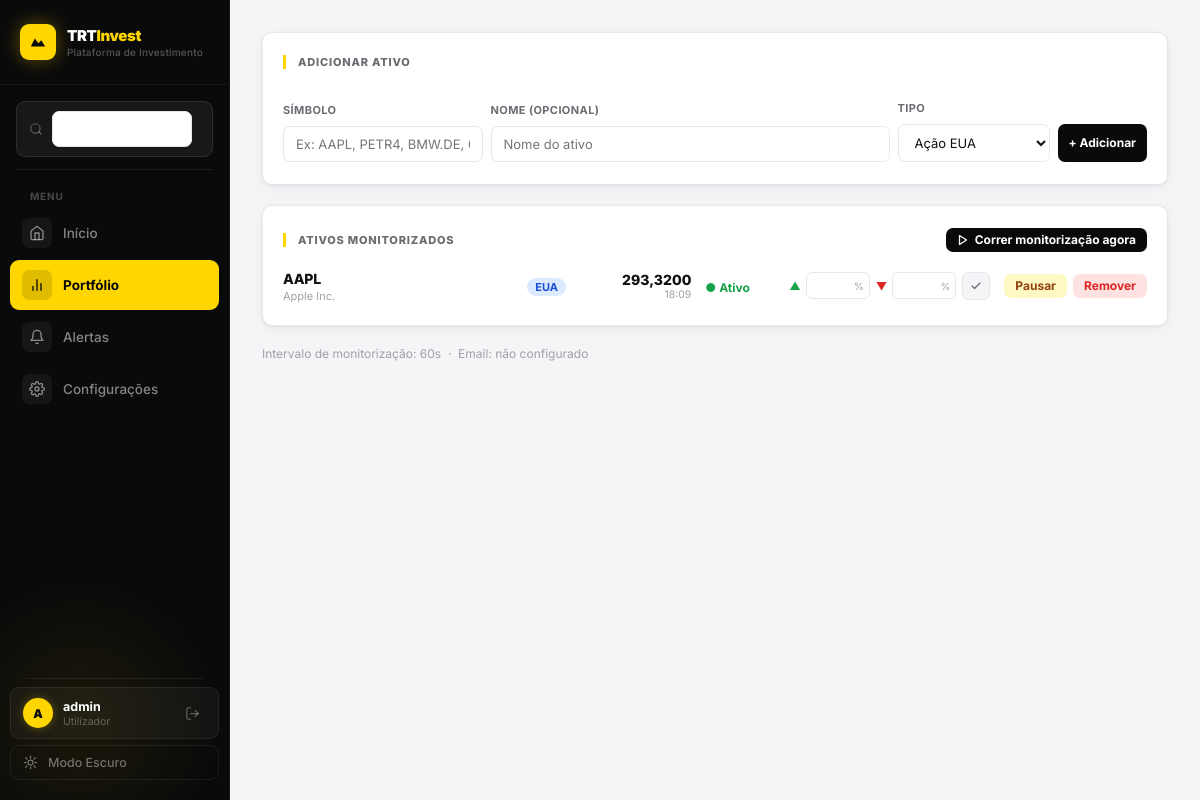
Before: /portfolio/ (signed in) with the older database file.
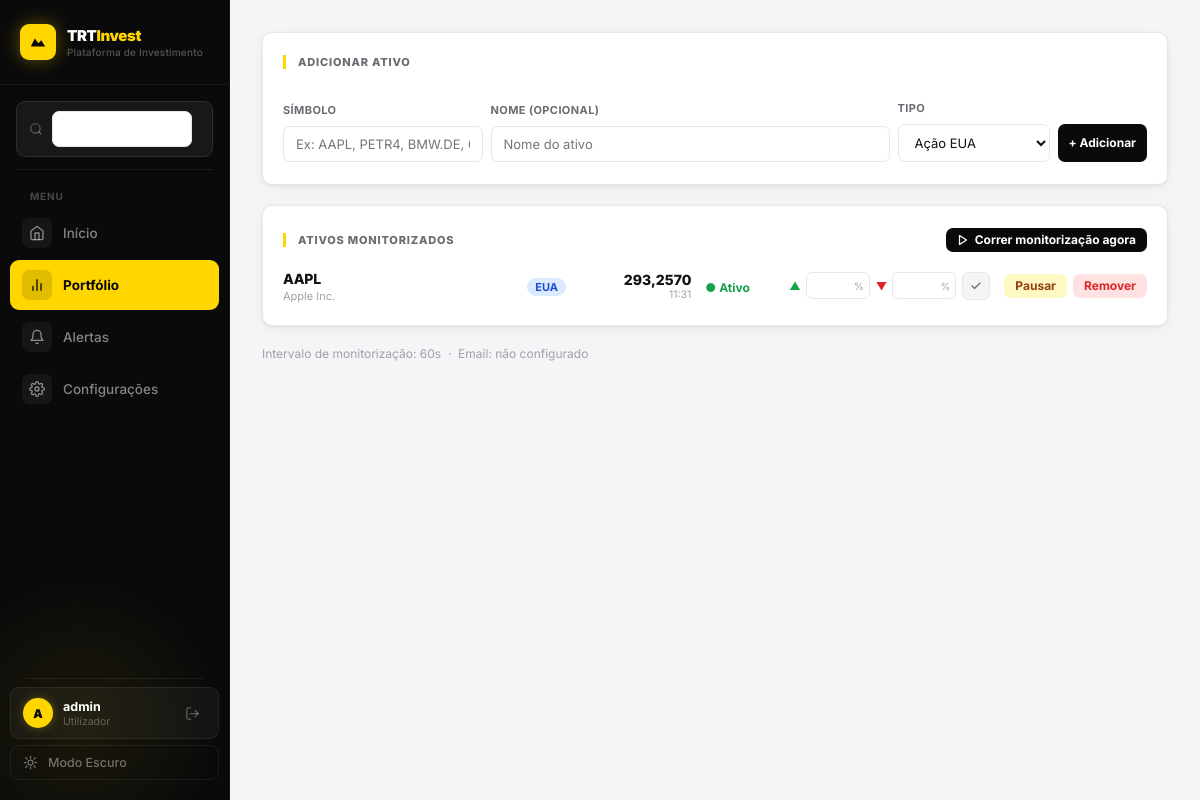
After: the same page with the newer database file.
### monitor/models.py (models this page shows, shortened)
class Stock(models.Model):
    TIPO_CHOICES = [
        ('stock_us', 'Ação EUA'),
        ('stock_br', 'Ação Brasil'),
        ('fii',      'Fundo Imobiliário'),
        ('crypto',   'Criptomoeda'),
        ('stock_eu', 'Ação Europa'),
        ('stock_cn', 'Ação China/HK'),
    ]
    symbol         = models.CharField(max_length=15, unique=True)
    name           = models.CharField(max_length=100, blank=True)
    tipo           = models.CharField(max_length=10, choices=TIPO_CHOICES, default='stock_us')
    is_active      = models.BooleanField(default=True)
    added_at       = models.DateTimeField(default=timezone.now)
    threshold_high = models.DecimalField(max_digits=5, decimal_places=2, default=5.00)
    threshold_low  = models.DecimalField(max_digits=5, decimal_places=2, default=5.00)
    def display_symbol(self):
        return self.symbol.replace('.SA', '').replace('-USD', '')

class StockPrice(models.Model):
    stock      = models.ForeignKey(Stock, on_delete=models.CASCADE, related_name='prices')
    price      = models.DecimalField(max_digits=12, decimal_places=4)
    fetched_at = models.DateTimeField(default=timezone.now)
    class Meta:
        ordering = ['-fetched_at']

### monitor/views.py (the view)
# urls.py: path('portfolio/',                 views.stock_list,    name='stock_list'),
@login_required
def stock_list(request):
    stocks   = Stock.objects.all().order_by('-added_at')
    settings = UserSettings.objects.first()
    stocks_data = []
    for stock in stocks:
        last = stock.prices.first()
        stocks_data.append({
            'stock':        stock,
            'last_price':   last.price if last else None,
            'last_fetched': last.fetched_at if last else None,
        })
    return render(request, 'monitor/stock_list.html', {
        'stocks_data': stocks_data,
        'settings':    settings,
    })

### monitor/templates/monitor/stock_list.html (shortened to what the changed rows need)
{% extends 'monitor/base.html' %}
{% block content %}
<div class="card">
    {% if stocks_data %}
    <div style="display:flex;flex-direction:column;gap:10px">
        {% for item in stocks_data %}
        <div class="stock-row" id="stock-{{ item.stock.pk }}">
            <div style="display:flex;align-items:center;gap:14px;flex-wrap:wrap">
                <div style="min-width:110px;flex:1">
                    <a href="{% url 'stock_detail' item.stock.symbol %}" style="font-size:14px;font-weight:800;color:var(--ink);text-decoration:none;letter-spacing:-.2px">
                        {{ item.stock.display_symbol }}
                    </a>
                    <div style="font-size:11px;color:var(--muted-2);margin-top:1px;white-space:nowrap;overflow:hidden;text-overflow:ellipsis;max-width:160px">
                        {{ item.stock.name|default:"—" }}
                    </div>
                </div>
                <div style="min-width:60px">
                    {% if item.stock.tipo == 'stock_us' %}<span class="badge badge-us">EUA</span>
                    {% elif item.stock.tipo == 'stock_br' %}<span class="badge badge-br">Brasil</span>
                    {% elif item.stock.tipo == 'fii' %}<span class="badge badge-fii">FII</span>
                    {% elif item.stock.tipo == 'crypto' %}<span class="badge badge-crypto">Cripto</span>
                    {% elif item.stock.tipo == 'stock_eu' %}<span class="badge badge-eu">Europa</span>
                    {% elif item.stock.tipo == 'stock_cn' %}<span class="badge badge-cn">China/HK</span>
                    {% endif %}
                </div>
                <div style="min-width:90px;text-align:right">
                    {% if item.last_price %}
                        <div style="font-size:14px;font-weight:800;color:var(--ink)">{{ item.last_price }}</div>
                        <div style="font-size:10.5px;color:var(--muted-2)">{{ item.last_fetched|date:"H:i" }}</div>
                    {% else %}
                        <span style="color:var(--muted-2)">—</span>
                    {% endif %}
                </div>
                <div style="min-width:70px">
                    {% if item.stock.is_active %}
                        <span class="status-active" style="font-size:12px">● Ativo</span>
                    {% else %}
                        <span class="status-paused" style="font-size:12px">● Pausado</span>
                    {% endif %}
                </div>
                <form method="post" action="{% url 'stock_set_thresholds' item.stock.pk %}"
                      style="display:flex;align-items:center;gap:6px;flex-wrap:wrap">
                    <div style="display:flex;align-items:center;gap:5px">
                        <span style="font-size:11px;font-weight:700;color:var(--green)">▲</span>
                        <div style="position:relative">
                            <input type="number" name="threshold_high"
                                   value="{{ item.stock.threshold_high }}"
                                   min="0.1" max="100" step="0.1"
                                   style="width:64px;padding:5px 20px 5px 8px;font-size:12px;font-weight:700;border-radius:6px;margin:0;text-align:center"
                                   title="Limiar de alta (%)">
                            <span style="position:absolute;right:6px;top:50%;transform:translateY(-50%);font-size:10px;color:var(--muted-2);pointer-events:none">%</span>
                        </div>
                    </div>
                    <div style="display:flex;align-items:center;gap:5px">
                        <span style="font-size:11px;font-weight:700;color:var(--red)">▼</span>
                        <div style="position:relative">
                            <input type="number" name="threshold_low"
                                   value="{{ item.stock.threshold_low }}"
                                   min="0.1" max="100" step="0.1"
                                   style="width:64px;padding:5px 20px 5px 8px;font-size:12px;font-weight:700;border-radius:6px;margin:0;text-align:center"
                                   title="Limiar de baixa (%)">
                            <span style="position:absolute;right:6px;top:50%;transform:translateY(-50%);font-size:10px;color:var(--muted-2);pointer-events:none">%</span>
                        </div>
                    </div>
                    <button type="submit" title="Guardar limiares"
                            style="width:28px;height:28px;border-radius:6px;border:1.5px solid var(--line);background:var(--bg);color:var(--muted);cursor:pointer;display:flex;align-items:center;justify-content:center;flex-shrink:0;transition:all .15s;padding:0"
                            onmouseover="this.style.borderColor='var(--green)';this.style.color='var(--green)'"
                            onmouseout="this.style.borderColor='var(--line)';this.style.color='var(--muted)'">
                        <svg width="12" height="12" viewBox="0 0 24 24" fill="none" stroke="currentColor" stroke-width="2.5" stroke-linecap="round" stroke-linejoin="round"><polyline points="20 6 9 17 4 12"/></svg>
                    </button>
                </form>
                <div style="display:flex;gap:6px;margin-left:auto">
                    <form style="display:inline" method="post" action="{% url 'stock_toggle' item.stock.pk %}">
                        <button class="btn btn-toggle btn-sm">
                            {% if item.stock.is_active %}Pausar{% else %}Ativar{% endif %}
                        </button>
                    </form>
                    <form style="display:inline" method="post" action="{% url 'stock_remove' item.stock.pk %}" class="remove-form">
                        <button type="button" class="btn btn-remove btn-sm"
                                onclick="openRemoveModal(this, '{{ item.stock.display_symbol }}', '{{ item.stock.name|default:item.stock.display_symbol|escapejs }}')">
                            Remover
                        </button>
                    </form>
                </div>
            </div>
        </div>
        {% endfor %}
    </div>
    {% else %}
    <p style="color:var(--muted-2);font-size:14px;text-align:center;padding:32px 0">
        Nenhum ativo no portfólio. Usa o formulário acima ou explora o <a href="{% url 'home' %}">mercado</a>.
    </p>
    {% endif %}
</div>
{% endblock %}

Changed rows visible on the page:
changed Stock "AAPL": last_price "293,3200" → "293,2570"; last_fetched "18:09" → "11:31"
